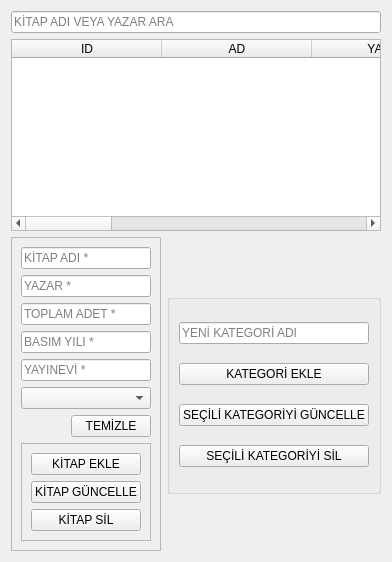
         <widget class="QWidget" name="page_kitap">
          <layout class="QVBoxLayout" name="verticalLayout_9">
           <item>
            <widget class="QLineEdit" name="lne_kitap_ara">
             <property name="placeholderText">
              <string>KİTAP ADI VEYA YAZAR ARA</string>
             </property>
            </widget>
           </item>
           <item>
            <widget class="QTableWidget" name="tbl_kitaplar">
             <property name="selectionMode">
              <enum>QAbstractItemView::SingleSelection</enum>
             </property>
             <property name="selectionBehavior">
              <enum>QAbstractItemView::SelectRows</enum>
             </property>
             <attribute name="horizontalHeaderCascadingSectionResizes">
              <bool>true</bool>
             </attribute>
             <attribute name="horizontalHeaderDefaultSectionSize">
              <number>150</number>
             </attribute>
             <attribute name="horizontalHeaderStretchLastSection">
              <bool>true</bool>
             </attribute>
             <column>
              <property name="text">
               <string>ID</string>
              </property>
             </column>
             <column>
              <property name="text">
               <string>AD</string>
              </property>
             </column>
             <column>
              <property name="text">
               <string>YAZAR</string>
              </property>
             </column>
             <column>
              <property name="text">
               <string>KATEGORİ</string>
              </property>
             </column>
             <column>
              <property name="text">
               <string>YAYINEVİ</string>
              </property>
             </column>
             <column>
              <property name="text">
               <string>YIL</string>
              </property>
             </column>
             <column>
              <property name="text">
               <string>STOK</string>
              </property>
             </column>
             <column>
              <property name="text">
               <string>MEVCUT</string>
              </property>
             </column>
            </widget>
           </item>
           <item>
            <layout class="QHBoxLayout" name="horizontalLayout_2">
             <item>
              <widget class="QFrame" name="frame_3">
               <property name="maximumSize">
                <size>
                 <width>600</width>
                 <height>600</height>
                </size>
               </property>
               <property name="frameShape">
                <enum>QFrame::StyledPanel</enum>
               </property>
               <property name="frameShadow">
                <enum>QFrame::Raised</enum>
               </property>
               <layout class="QVBoxLayout" name="verticalLayout_6">
                <item>
                 <widget class="QLineEdit" name="lne_kitap_ad">
                  <property name="placeholderText">
                   <string>KİTAP ADI *</string>
                  </property>
                 </widget>
                </item>
                <item>
                 <widget class="QLineEdit" name="lne_kitap_yazar">
                  <property name="placeholderText">
                   <string>YAZAR *</string>
                  </property>
                 </widget>
                </item>
                <item>
                 <widget class="QLineEdit" name="lne_kitap_adet">
                  <property name="placeholderText">
                   <string>TOPLAM ADET *</string>
                  </property>
                 </widget>
                </item>
                <item>
                 <widget class="QLineEdit" name="lne_kitap_yil">
                  <property name="placeholderText">
                   <string>BASIM YILI *</string>
                  </property>
                 </widget>
                </item>
                <item>
                 <widget class="QLineEdit" name="lne_kitap_yayinevi">
                  <property name="placeholderText">
                   <string>YAYINEVİ *</string>
                  </property>
                 </widget>
                </item>
                <item>
                 <widget class="QComboBox" name="cmb_kategori">
                  <property name="currentText">
                   <string/>
                  </property>
                  <property name="placeholderText">
                   <string>KATEGORİ SEÇİN</string>
                  </property>
                 </widget>
                </item>
                <item alignment="Qt::AlignRight">
                 <widget class="QPushButton" name="btn_kitap_temizle">
                  <property name="maximumSize">
                   <size>
                    <width>100</width>
                    <height>16777215</height>
                   </size>
                  </property>
                  <property name="text">
                   <string>TEMİZLE</string>
                  </property>
                 </widget>
                </item>
                <item>
                 <widget class="QFrame" name="frame_4">
                  <property name="maximumSize">
                   <size>
                    <width>600</width>
                    <height>400</height>
                   </size>
                  </property>
                  <property name="frameShape">
                   <enum>QFrame::StyledPanel</enum>
                  </property>
                  <property name="frameShadow">
                   <enum>QFrame::Raised</enum>
                  </property>
                  <layout class="QVBoxLayout" name="verticalLayout_7">
                   <item>
                    <widget class="QPushButton" name="btn_kitap_ekle">
                     <property name="text">
                      <string>KİTAP EKLE</string>
                     </property>
                    </widget>
                   </item>
                   <item>
                    <widget class="QPushButton" name="btn_kitap_guncelle">
                     <property name="text">
                      <string>KİTAP GÜNCELLE</string>
                     </property>
                    </widget>
                   </item>
                   <item>
                    <widget class="QPushButton" name="btn_kitap_sil">
                     <property name="text">
                      <string>KİTAP SİL</string>
                     </property>
                    </widget>
                   </item>
                  </layout>
                 </widget>
                </item>
               </layout>
              </widget>
             </item>
             <item>
              <widget class="QGroupBox" name="groupBox">
               <property name="maximumSize">
                <size>
                 <width>350</width>
                 <height>200</height>
                </size>
               </property>
               <property name="title">
                <string/>
               </property>
               <layout class="QVBoxLayout" name="verticalLayout_8">
                <item>
                 <widget class="QLineEdit" name="lne_yeni_kategori">
                  <property name="placeholderText">
                   <string>YENİ KATEGORİ ADI</string>
                  </property>
                 </widget>
                </item>
                <item>
                 <widget class="QPushButton" name="btn_kat_ekle">
                  <property name="text">
                   <string>KATEGORİ EKLE</string>
                  </property>
                 </widget>
                </item>
                <item>
                 <widget class="QPushButton" name="btn_kat_guncelle">
                  <property name="text">
                   <string>SEÇİLİ KATEGORİYİ GÜNCELLE</string>
                  </property>
                 </widget>
                </item>
                <item>
                 <widget class="QPushButton" name="btn_kat_sil">
                  <property name="text">
                   <string>SEÇİLİ KATEGORİYİ SİL</string>
                  </property>
                 </widget>
                </item>
               </layout>
              </widget>
             </item>
            </layout>
           </item>
          </layout>
         </widget>
